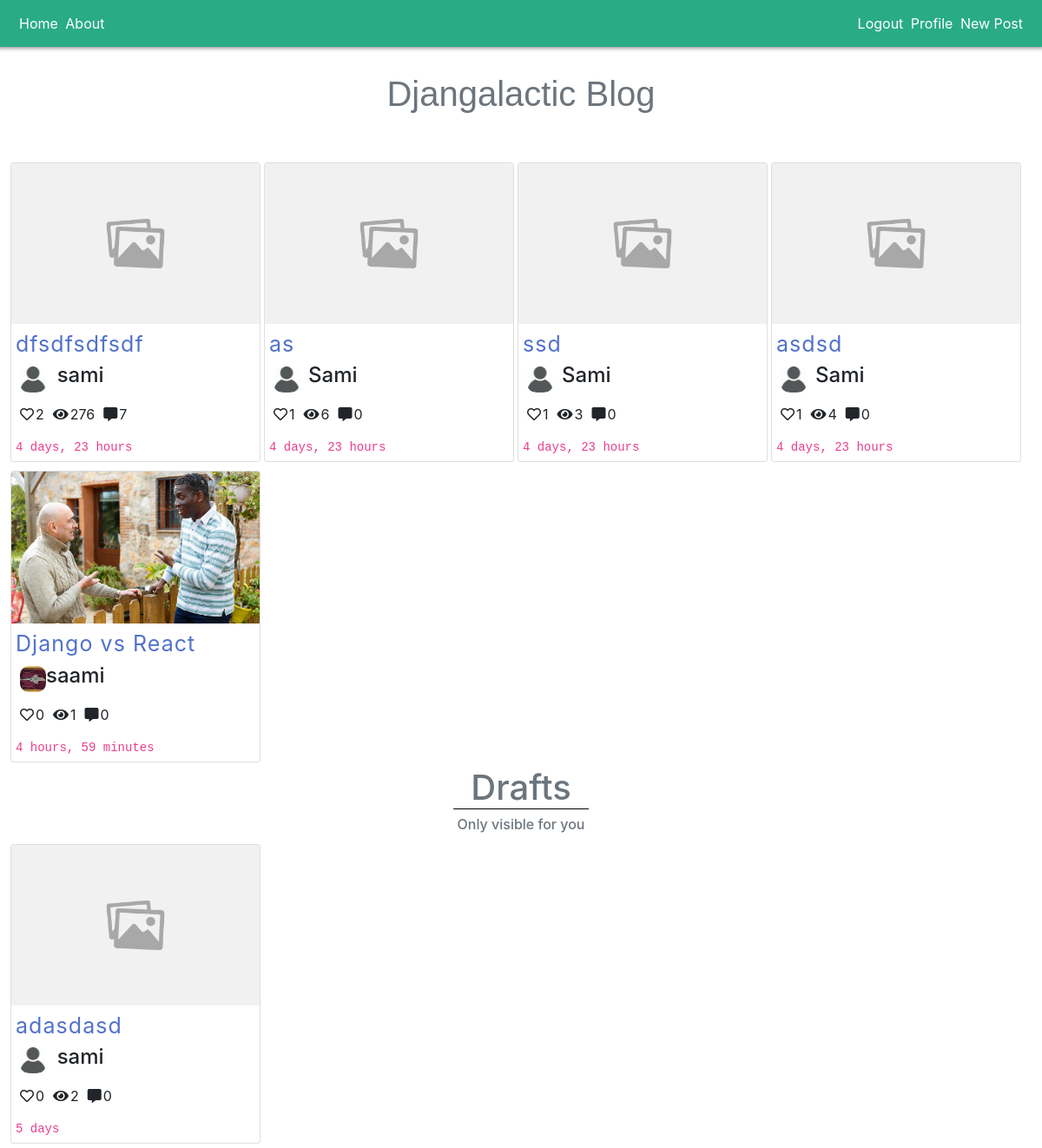
/ (signed in), run on the app's committed database.
### BLOG/models.py (models this page shows, shortened)
class Post(models.Model):
  title=models.CharField(max_length=75)
  content=models.TextField(max_length=10000)
  image=models.ImageField(upload_to="post_pics", blank=True, default="post_pics/default_post.png")
  post_date=models.DateTimeField(auto_now_add=True)
  views=models.IntegerField(default=0)
  likes=models.ManyToManyField(User)
  publisher = models.ForeignKey(User,on_delete=models.CASCADE, default=None, related_name="publisher")
  status=models.CharField(max_length=30, choices=(("1","Draft"),("2","Published")),default=("1","Draft"))
  category=models.CharField(max_length=30,choices=(("1","Software Engineering"),("2","Comedy"),("3","News"),("4","Informative")), default=("5","Personal"))

class User(AbstractUser):
  profile_pic =models.ImageField(upload_to="profile_pics", default="profile_pics/default_profile.png", blank=True)
  date_joined = models.DateTimeField(auto_now_add=True)
  bio = models.TextField(max_length=2000, default="My bio")

### BLOG/views.py (the view)
# urls.py: path("", home, name="home"),
def home(request):
  posts=Post.objects.all().filter(status="2")
  context={ "posts":posts }
  if not request.user.is_anonymous:
    drafts=Post.objects.all().filter(publisher=request.user).filter(status="1")
    context["drafts"]=drafts
  return render(request, "BLOG/home.html", context)

### BLOG/templates/BLOG/home.html (shortened to what this page needs)
{% extends 'BLOG/BASE.html' %}
{% block content %}
<div class="home-container">
  <h1 class="HomePage-Title text-secondary">Djangalactic Blog</h1>
  <div class="HomeFeed">
    {% for post in posts %}
    <div class="card" style="width: 18rem; margin: 5px 2px;">
      <img class="card-img-top" src="/media/{{post.image}}" alt="post pic">
      <a class="blog-title" href="{% url 'post_detail' post.id %}">
      <div class="BlogCardContent">
        {{post.title}}</a>
        <div class="blog-publisher-container">
          <img class="img" style="border-radius: 10px;" src="/media/{{post.publisher.profile_pic}}" alt="publisher pic" width="30px">
          <h4>{{post.publisher.username}}</h4>
        </div>
      </div>
      <ul class="list-group list-group-flush BlogCardContent">
        <div class="Blog-likes-comments-views-container">
          <div class="Blog-likes-comments-views"><i class="far fa-heart"></i>
            <p>{{post.likes.count}}</p></div>
          <div class="Blog-likes-comments-views"><i class="fas fa-eye"></i>
            <p>{{post.views}}</p></div>
          <div class="Blog-likes-comments-views"><i class="fas fa-comment-alt"></i>
            <p>{{post.comments.count}}</p></div>
        </div>
        <code>{{post.post_date | timesince}}</code>
      </ul>
    </div>
    {% endfor %}
  {% if drafts %}
  <h1 class="text-secondary draft_title">Drafts</h1>
  <h6 class="text-secondary">Only visible for you</h6>
  <div class="HomeFeed">
    {% for draft in drafts %}
    <div class="card" style="width: 18rem; margin: 5px 2px;">
      <img class="card-img-top" src="/media/{{draft.image}}" alt="post pic">
      <a class="blog-title" href="{% url 'post_detail' draft.id %}">
      <div class="BlogCardContent">
        {{draft.title}}</a>
        <div class="blog-publisher-container">
          <img class="img" style="border-radius: 10px;" src="/media/{{draft.publisher.profile_pic}}" alt="publisher pic" width="30px">
          <h4>{{draft.publisher.username}}</h4>
        </div>
      </div>
      <ul class="list-group list-group-flush BlogCardContent">
        <div class="Blog-likes-comments-views-container">
          <div class="Blog-likes-comments-views"><i class="far fa-heart"></i>
            <p>{{draft.likes.count}}</p></div>
          <div class="Blog-likes-comments-views"><i class="fas fa-eye"></i>
            <p>{{draft.views}}</p></div>
          <div class="Blog-likes-comments-views"><i class="fas fa-comment-alt"></i>
            <p>{{draft.comments.count}}</p></div>
        </div>
        <code>{{draft.post_date | timesince}}</code>
      </ul>
    </div>
    {% endfor %}
  {% endif %}
{% endblock content %}

### BLOG/static/css/base.css (style rules this page uses)
.home-container { display: flex; align-items: center; flex-flow: column nowrap; }
.HomePage-Title { margin: 30px 0 50px; font-size: 40px; user-select: none; -moz-user-select: none; font-family: Verdana, Geneva, Tahoma, sans-serif; }
.HomeFeed { width: 100%; padding: 0px 10px; display: flex; flex-flow: row wrap; justify-content: flex-start; align-items: flex-end; }
.draft_title { border-bottom: 1px solid black; padding: 0 20px; }
.blog-title { font-family: -apple-system, BlinkMacSystemFont, 'Segoe UI', Roboto, Oxygen, Ubuntu, Cantarell, 'Open Sans', 'Helvetica Neue', sans-serif; font-weight: 400; color: #5272ca; font-size: 25px; letter-spacing: 1.05px; }
.blog-publisher-container { display: flex; flex-flow: row nowrap; align-items: center; justify-content: space-between; width: 35%; margin-left: 5px; margin-top: 3px; }
.BlogCardContent { padding: 5px; }
.Blog-likes-comments-views-container { display: flex; flex-flow: nowrap row; width: 100%; }
.Blog-likes-comments-views { display: flex; flex-flow: row nowrap; margin: 0 5px; align-items: baseline; }
.Blog-likes-comments-views > p { margin-left: 2px; }

### data on the page
Post: image (placeholder picture), title "dfsdfsdfsdf", publisher.profile_pic (placeholder picture), publisher.username "sami", likes.count "2", views "276", comments.count "7", post_date "4 days, 23 hours"
Post: image (placeholder picture), title "as", publisher.profile_pic (placeholder picture), publisher.username "Sami", likes.count "1", views "6", comments.count "0", post_date "4 days, 23 hours"
Post: image (placeholder picture), title "ssd", publisher.profile_pic (placeholder picture), publisher.username "Sami", likes.count "1", views "3", comments.count "0", post_date "4 days, 23 hours"
Post: image (placeholder picture), title "asdsd", publisher.profile_pic (placeholder picture), publisher.username "Sami", likes.count "1", views "4", comments.count "0", post_date "4 days, 23 hours"
Post: image (picture), title "Django vs React", publisher.profile_pic (picture), publisher.username "saami", likes.count "0", views "1", comments.count "0", post_date "4 hours, 59 minutes"
Post: image (placeholder picture), title "adasdasd", publisher.profile_pic (placeholder picture), publisher.username "sami", likes.count "0", views "2", comments.count "0", post_date "5 days"
